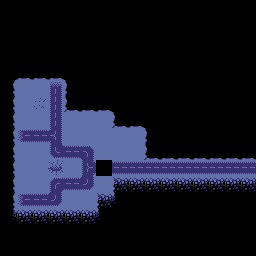

Rendered tile map (Tiled .tmx) drawn with the repository's tilesets; below, a short description and the full map source, tile grids included:
An orthogonal 16x16 tile map with 16x16 px tiles, 2 tile layers (Terrain_1, Terrain_2), 10 tilesets and 9 objects.

<map version="1.10" tiledversion="1.12.2" orientation="orthogonal" renderorder="right-down" width="16" height="16" tilewidth="16" tileheight="16" infinite="0" nextlayerid="5" nextobjectid="29">
 <tileset firstgid="1" source="../tilesets/terrain.tsx" />
 <tileset firstgid="67" source="../tilesets/unit_4.tsx" />
 <tileset firstgid="71" source="../tilesets/building_1.tsx" />
 <tileset firstgid="73" source="../tilesets/building_2.tsx" />
 <tileset firstgid="75" source="../tilesets/unit_3.tsx" />
 <tileset firstgid="77" source="../tilesets/building_4.tsx" />
 <tileset firstgid="79" source="../tilesets/spacebodies.tsx" />
 <tileset firstgid="85" source="../tilesets/unit_2.tsx" />
 <tileset firstgid="89" source="../tilesets/truck_empty.tsx" />
 <tileset firstgid="91" source="../tilesets/tank.tsx" />
 <objectgroup id="4" name="Space">
  <object id="14" gid="80" x="224" y="48" width="16" height="16" />
 </objectgroup>
 <layer id="1" name="Terrain_1" width="16" height="16">
  <data encoding="csv">
0,0,0,0,0,0,0,0,0,0,0,0,0,0,0,0,
0,0,0,0,0,0,0,0,0,0,0,0,0,0,0,0,
0,0,0,0,0,0,0,0,0,0,0,0,0,0,0,0,
0,0,0,0,0,0,0,0,0,0,0,0,0,0,0,0,
0,7,7,7,0,0,0,0,0,0,0,0,0,0,0,0,
6,5,5,15,8,0,0,0,0,0,0,0,0,0,0,0,
6,5,1,3,20,7,7,0,0,0,0,0,0,0,0,0,
6,5,5,3,5,5,5,20,7,0,0,0,0,0,0,0,
6,25,4,28,5,5,5,5,5,8,0,0,0,0,0,0,
6,5,5,23,4,13,5,5,5,20,7,7,7,7,7,7,
6,5,5,14,5,29,0,4,4,4,4,4,4,4,4,4,
6,5,5,12,4,24,5,31,9,9,9,9,9,9,9,9,
6,25,4,24,5,5,31,11,0,0,0,0,0,0,0,0,
10,9,9,9,9,9,11,0,0,0,0,0,0,0,0,0,
0,0,0,0,0,0,0,0,0,0,0,0,0,0,0,0,
0,0,0,0,0,0,0,0,0,0,0,0,0,0,0,0
</data>
 </layer>
 <layer id="2" name="Terrain_2" width="16" height="16">
  <data encoding="csv">
0,0,0,0,0,0,0,0,0,0,0,0,0,0,0,0,
0,0,0,0,0,0,0,0,0,0,0,0,0,0,0,0,
0,0,0,0,0,0,0,0,0,0,0,0,0,0,0,0,
0,0,0,0,0,0,0,0,0,0,0,0,0,0,0,0,
0,0,0,0,0,0,0,0,0,0,0,0,0,0,0,0,
0,0,0,0,0,0,0,0,0,0,0,0,0,0,0,0,
0,0,0,0,0,0,0,0,0,0,0,0,0,0,0,0,
0,0,0,0,0,0,0,0,0,0,0,0,0,0,0,0,
0,0,0,0,0,0,0,0,0,0,0,0,0,0,0,0,
0,0,0,0,0,0,0,0,0,0,0,0,0,0,0,0,
0,0,0,0,0,0,0,0,0,0,0,0,0,0,0,0,
0,0,0,0,0,0,0,0,0,0,0,0,0,0,0,0,
0,0,0,0,0,0,0,0,0,0,0,0,0,0,0,0,
0,0,0,0,0,0,0,0,0,0,0,0,0,0,0,0,
0,0,0,0,0,0,0,0,0,0,0,0,0,0,0,0,
0,0,0,0,0,0,0,0,0,0,0,0,0,0,0,0
</data>
 </layer>
 <objectgroup id="3" name="Building">
  <object id="3" gid="71" x="112" y="160" width="32" height="32">
   <properties>
    <property name="Destructible" type="bool" value="true" />
   </properties>
  </object>
  <object id="4" gid="73" x="64" y="144" width="32" height="32">
   <properties>
    <property name="Destructible" type="bool" value="true" />
   </properties>
  </object>
  <object id="7" gid="75" x="16" y="96" width="16" height="16">
   <properties>
    <property name="Destructible" type="bool" value="true" />
   </properties>
  </object>
  <object id="16" gid="67" x="64" y="208" width="16" height="16" />
  <object id="20" gid="77" x="32" y="192" width="16" height="48">
   <properties>
    <property name="Destructible" type="bool" value="true" />
   </properties>
  </object>
  <object id="21" gid="85" x="96" y="192" width="16" height="16">
   <properties>
    <property name="Destructible" type="bool" value="true" />
   </properties>
  </object>
  <object id="27" gid="91" x="144" y="176" width="16" height="16" />
  <object id="28" gid="4" x="96" y="176" width="16" height="16">
   <properties>
    <property name="Block" type="bool" value="true" />
   </properties>
  </object>
 </objectgroup>
</map>
